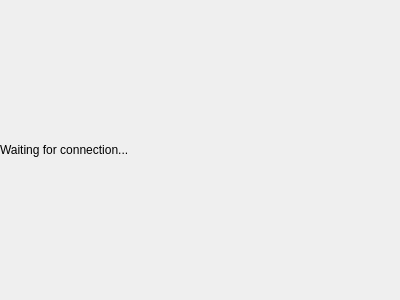
<?xml version="1.0" encoding="UTF-8"?>
<ui version="4.0">
 <class>QGCConfigView</class>
 <widget class="QWidget" name="QGCConfigView">
  <property name="geometry">
   <rect>
    <x>0</x>
    <y>0</y>
    <width>400</width>
    <height>300</height>
   </rect>
  </property>
  <property name="windowTitle">
   <string>Form</string>
  </property>
  <layout class="QGridLayout" name="gridLayout">
   <property name="margin">
    <number>0</number>
   </property>
   <item row="0" column="0">
    <widget class="QLabel" name="waitingLabel">
     <property name="text">
      <string>Waiting for connection...</string>
     </property>
    </widget>
   </item>
  </layout>
 </widget>
 <resources/>
 <connections/>
</ui>
